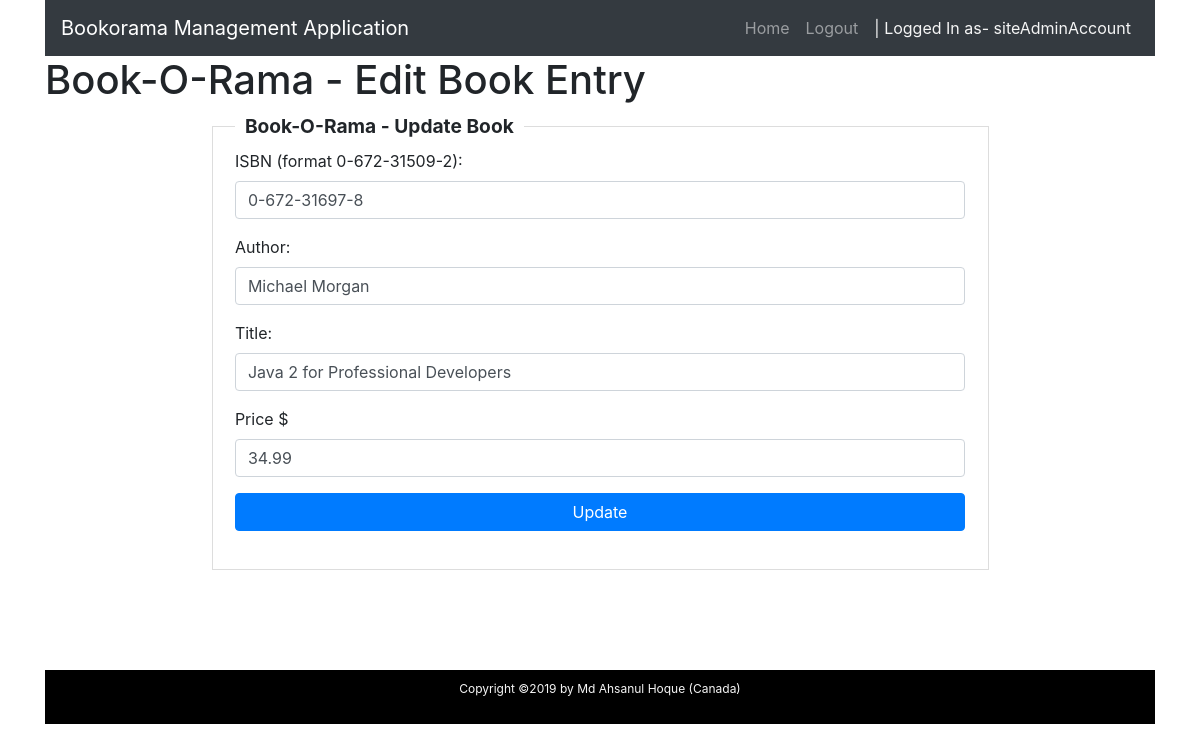
/admin/edit.php?bookId=1 (signed in), run on the app's committed database.
### tables this page shows
create table books
(  id int unsigned not null auto_increment primary key,
isbn char(13) not null,
   author char(50),
   title char(100),
   price float(4,2),
   UNIQUE KEY unique_isbn (isbn)
);

### admin/auth/LoginHelper.php (called while the page is built, shortened)
<?php
class LoginHelper
{
    public static function isLoggedIn(){
        if ($_SESSION['isLoggedIn']){
            return true;
        }
        else{
            return false;
        }
    }
}

### admin/edit.php (the view, shortened to what this page needs)
<?php
require ('./auth/LoginHelper.php');
if (LoginHelper::isLoggedIn()) {
if(isset($_GET['bookId'])) {
    $bookId = $_GET['bookId'];
    require("../lib/config.php");
    $bookId = $mysqli->real_escape_string($bookId);
    $query = "SELECT * FROM books WHERE books.id = $bookId";
    $result = $mysqli->query($query);
    $num_results = $result->num_rows;
    if ($num_results == 0) {
        $message = "Book not found.";
    } else {
        $row = $result->fetch_assoc();
        $isbn = $row['isbn'];
        $title = $row['title'];
        $author = $row['author'];
        $price = $row['price'];
    }
} else {
    $message = "Sorry, no id provided.";
}
?>
<!doctype html>
<html>
<head>
    <link rel="stylesheet" href="../css/bootstrap/bootstrap.min.css">
    <link rel="stylesheet" href="../css/custom.css">
</head>
<body>
<div class="container">
    <nav class="navbar navbar-expand-lg navbar-dark bg-dark">
        <a class="navbar-brand" href="./index.php">Bookorama Management Application</a>
        <div class="collapse navbar-collapse" id="navbarSupportedContent">
            <ul class="navbar-nav ml-auto">
                <li class="nav-item">
                    <a class="nav-link" href="../index.php">Home</a>
                </li>
                <li class="nav-item">
                    <a class="nav-link" href="./auth/logout.php">Logout</a>
                </li>
                <li class="nav-item">
                    <a class="nav-link loggedIn-text"><?php echo "| Logged In as- ".$_SESSION['sessionUserName']; ?></a>
                </li>
            </ul>
        </div>
    </nav>
    <h1>Book-O-Rama - Edit Book Entry</h1>
    <?php
    if (isset($message)) {
        echo $message;
    } else {
        ?>
        <div class="form-content">
            <form action="update.php" method="post">
                <fieldset  class="scheduler-border">
                    <legend  class="scheduler-border">Book-O-Rama - Update Book</legend>
                    <div class="form-group">
                        <label for="isbn">ISBN (format 0-672-31509-2):</label>
                        <input type="text" class="form-control" id="isbn" value='<?php echo $isbn ?>' placeholder="Enter book isbn" name="isbn">
                    </div>
                    <div class="form-group">
                        <label for="author">Author:</label>
                        <input type="text" class="form-control" id="author" value='<?php echo $author ?>' placeholder="Enter book author" name="author">
                    </div>
                    <div class="form-group">
                        <label for="title">Title:</label>
                        <input type="text" class="form-control" id="title" value='<?php echo $title ?>' placeholder="Enter book title" name="title">
                    </div>
                    <div class="form-group">
                        <label for="price">Price $</label>
                        <input type="text" class="form-control" id="price" value='<?php echo $price ?>' placeholder="Enter book price" name="price">
                    </div>
                    <div class="form-group">
                        <button type="submit" name="submit" class="btn btn-primary btn-block">Update</button>
                    </div>
                </fieldset>
            </form>
        </div>
        <?php
    }
    include ('../layout/footer.php');
    ?>
</body>
</html>
    <?php
}else{
    header('Location: ./auth/login.php');
}
?>

### css/custom.css (style rules this page uses)
fieldset.scheduler-border { border: 1px groove #ddd !important; padding: 0 1.4em 1.4em 1.4em !important; margin: 0 0 1.5em 0 !important; -webkit-box-shadow: 0px 0px 0px 0px #000; box-shadow: 0px 0px 0px 0px #000; }
legend.scheduler-border { font-size: 1.2em !important; font-weight: bold !important; text-align: left !important; width:auto; padding:0 10px; border-bottom:none; }
.form-content { max-width: 70%; margin: 0 auto; }
.loggedIn-text { color: whitesmoke !important; }

### data on the page
books: isbn "0-672-31697-8", author "Michael Morgan", title "Java 2 for Professional Developers", price "34.99"

### other printed values
$_SESSION['sessionUserName'] "siteAdminAccount"
